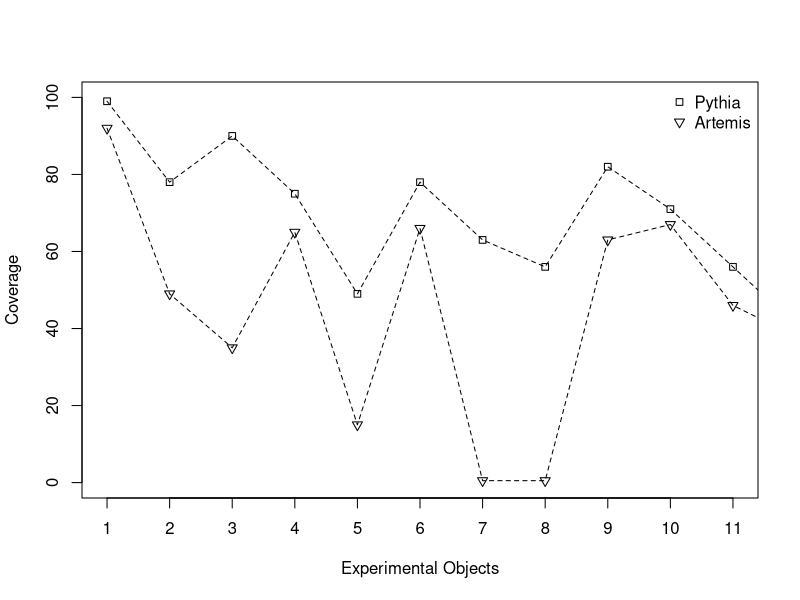

R code for this plot:
#library(ROCR)

pythia <- read.csv(file="../data/pythia.txt")
artemis <- read.csv(file="../data/artemis.txt")


pdf("coverage.pdf")




#Precision

plot(pythia$AppId, pythia$Coverage, type="o", ylim=c(0, 100), xlim=c(1,11), lty="dashed", pch=22, ylab="Coverage", xlab="Experimental Objects")
lines(artemis$AppId, artemis$Coverage, xlim=c(1,11),  lty="dashed", type="o", pch=6)

axis(1, at = c(1,3,5,7,9,11), labels =c(1,3,5,7,9,11))
legend("topright", c("Pythia", "Artemis"), pch = c(22,6),
 lty=0, bty="n")

dev.off()